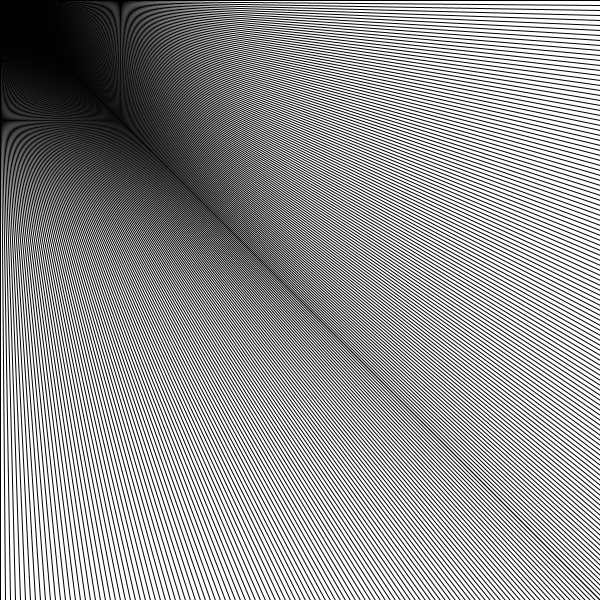
Frame 1 (no input)
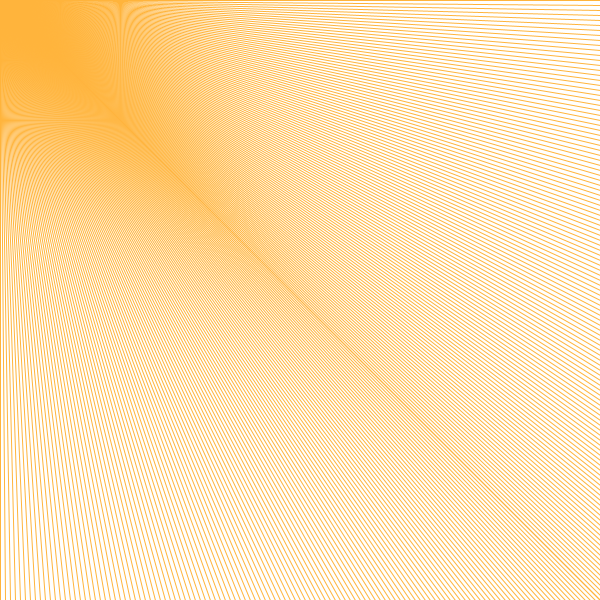
Frame 60 (the mouse pressed at the canvas centre just before this capture)
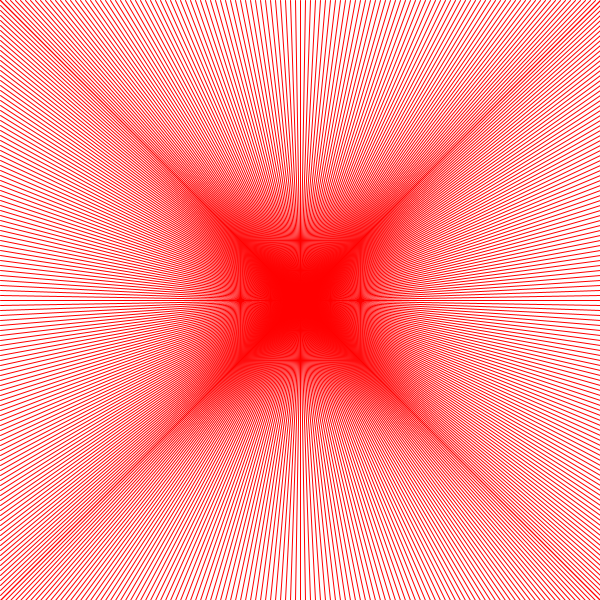
Frame 120 (the mouse held since frame 60 and released just before this capture)

The Processing sketch that drew these frames (run headless with seeded random() and noise(); from frame 60 on, the mouse is pressed at the canvas centre):

// Processing sketch: processing_169707
// ── processing_169707.pde

int tamano = 0;
int tam = 0;

void setup() {
  size(600, 600);
}



void draw() {
  background(255);

  for (int i = 0; i<= height; i= i+5) {
    line(mouseX, mouseY, 600, i);
    line(i, 600, mouseX, mouseY);
    line(0,i,mouseX,mouseY);
    line(i,0,mouseX,mouseY);
    }
    if ((mouseX >= height/2)||(mouseY >= width/2)){
      stroke(255,0,0);
    }
    else { stroke(255,180,60);
    }
}
void mouseClicked() {
 stroke(150,34);
}
void mouseDragged(){
stroke(0,0,255);
}
